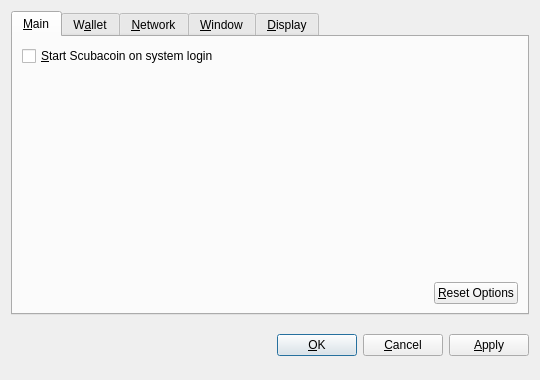
<?xml version="1.0" encoding="UTF-8"?>
<ui version="4.0">
 <class>OptionsDialog</class>
 <widget class="QDialog" name="OptionsDialog">
  <property name="geometry">
   <rect>
    <x>0</x>
    <y>0</y>
    <width>540</width>
    <height>380</height>
   </rect>
  </property>
  <property name="windowTitle">
   <string>Options</string>
  </property>
  <property name="modal">
   <bool>true</bool>
  </property>
  <layout class="QVBoxLayout" name="verticalLayout">
   <item>
    <widget class="QTabWidget" name="tabWidget">
     <property name="tabPosition">
      <enum>QTabWidget::North</enum>
     </property>
     <property name="currentIndex">
      <number>0</number>
     </property>
     <widget class="QWidget" name="tabMain">
      <attribute name="title">
       <string>&amp;Main</string>
      </attribute>
      <layout class="QVBoxLayout" name="verticalLayout_Main">
       <item>
        <widget class="QCheckBox" name="bitcoinAtStartup">
         <property name="toolTip">
          <string>Automatically start Scubacoin after logging in to the system.</string>
         </property>
         <property name="text">
          <string>&amp;Start Scubacoin on system login</string>
         </property>
        </widget>
       </item>
       <item>
        <spacer name="verticalSpacer_Main">
         <property name="orientation">
          <enum>Qt::Vertical</enum>
         </property>
         <property name="sizeHint" stdset="0">
          <size>
           <width>20</width>
           <height>40</height>
          </size>
         </property>
        </spacer>
       </item>
       <item>
        <layout class="QHBoxLayout" name="horizontalLayout_2_Main">
         <item>
          <spacer name="horizontalSpacer_2_Main">
           <property name="orientation">
            <enum>Qt::Horizontal</enum>
           </property>
           <property name="sizeHint" stdset="0">
            <size>
             <width>40</width>
             <height>20</height>
            </size>
           </property>
          </spacer>
         </item>
         <item>
          <widget class="QPushButton" name="resetButton">
           <property name="toolTip">
            <string>Reset all client options to default.</string>
           </property>
           <property name="text">
            <string>&amp;Reset Options</string>
           </property>
           <property name="autoDefault">
            <bool>false</bool>
           </property>
          </widget>
         </item>
        </layout>
       </item>
      </layout>
     </widget>
     <widget class="QWidget" name="tabWallet">
      <attribute name="title">
       <string>W&amp;allet</string>
      </attribute>
      <layout class="QVBoxLayout" name="verticalLayout_Network">
       <item>
        <widget class="QLabel" name="transactionFeeInfoLabel">
         <property name="text">
          <string>Optional transaction fee per kB that helps make sure your transactions are processed quickly. Most transactions are 1 kB.</string>
         </property>
         <property name="textFormat">
          <enum>Qt::PlainText</enum>
         </property>
         <property name="wordWrap">
          <bool>true</bool>
         </property>
        </widget>
       </item>
       <item>
        <layout class="QHBoxLayout" name="horizontalLayout_1_Main">
         <item>
          <widget class="QLabel" name="transactionFeeLabel">
           <property name="text">
            <string>Pay transaction &amp;fee</string>
           </property>
           <property name="textFormat">
            <enum>Qt::PlainText</enum>
           </property>
           <property name="buddy">
            <cstring>transactionFee</cstring>
           </property>
          </widget>
         </item>
         <item>
          <widget class="BitcoinAmountField" name="transactionFee"/>
         </item>
         <item>
          <spacer name="horizontalSpacer_1_Main">
           <property name="orientation">
            <enum>Qt::Horizontal</enum>
           </property>
           <property name="sizeHint" stdset="0">
            <size>
             <width>40</width>
             <height>20</height>
            </size>
           </property>
          </spacer>
         </item>
        </layout>
       </item>
       <item>
        <widget class="QLabel" name="label">
         <property name="text">
          <string>If you disable the spending of unconfirmed change, the change from a transaction cannot be used until that transaction has at least one confirmation. This also affects how your balance is computed.</string>
         </property>
         <property name="wordWrap">
          <bool>true</bool>
         </property>
        </widget>
       </item>
       <item>
        <widget class="QCheckBox" name="spendZeroConfChange">
         <property name="text">
          <string>Spend unconfirmed change  (experts only)</string>
         </property>
        </widget>
       </item>
       <item>
        <spacer name="verticalSpacer">
         <property name="orientation">
          <enum>Qt::Vertical</enum>
         </property>
         <property name="sizeHint" stdset="0">
          <size>
           <width>20</width>
           <height>40</height>
          </size>
         </property>
        </spacer>
       </item>
      </layout>
     </widget>
     <widget class="QWidget" name="tabNetwork">
      <attribute name="title">
       <string>&amp;Network</string>
      </attribute>
      <layout class="QVBoxLayout" name="verticalLayout_Network">
       <item>
        <widget class="QCheckBox" name="mapPortUpnp">
         <property name="toolTip">
          <string>Automatically open the Scubacoin client port on the router. This only works when your router supports UPnP and it is enabled.</string>
         </property>
         <property name="text">
          <string>Map port using &amp;UPnP</string>
         </property>
        </widget>
       </item>
       <item>
        <widget class="QCheckBox" name="connectSocks">
         <property name="toolTip">
          <string>Connect to the Scubacoin network through a SOCKS proxy (e.g. when connecting through Tor).</string>
         </property>
         <property name="text">
          <string>&amp;Connect through SOCKS proxy:</string>
         </property>
        </widget>
       </item>
       <item>
        <layout class="QHBoxLayout" name="horizontalLayout_Network">
         <item>
          <widget class="QLabel" name="proxyIpLabel">
           <property name="text">
            <string>Proxy &amp;IP:</string>
           </property>
           <property name="textFormat">
            <enum>Qt::PlainText</enum>
           </property>
           <property name="buddy">
            <cstring>proxyIp</cstring>
           </property>
          </widget>
         </item>
         <item>
          <widget class="QValidatedLineEdit" name="proxyIp">
           <property name="maximumSize">
            <size>
             <width>140</width>
             <height>16777215</height>
            </size>
           </property>
           <property name="toolTip">
            <string>IP address of the proxy (e.g. 127.0.0.1)</string>
           </property>
          </widget>
         </item>
         <item>
          <widget class="QLabel" name="proxyPortLabel">
           <property name="text">
            <string>&amp;Port:</string>
           </property>
           <property name="textFormat">
            <enum>Qt::PlainText</enum>
           </property>
           <property name="buddy">
            <cstring>proxyPort</cstring>
           </property>
          </widget>
         </item>
         <item>
          <widget class="QLineEdit" name="proxyPort">
           <property name="maximumSize">
            <size>
             <width>55</width>
             <height>16777215</height>
            </size>
           </property>
           <property name="toolTip">
            <string>Port of the proxy (e.g. 9050)</string>
           </property>
          </widget>
         </item>
         <item>
          <widget class="QLabel" name="socksVersionLabel">
           <property name="text">
            <string>SOCKS &amp;Version:</string>
           </property>
           <property name="textFormat">
            <enum>Qt::PlainText</enum>
           </property>
           <property name="buddy">
            <cstring>socksVersion</cstring>
           </property>
          </widget>
         </item>
         <item>
          <widget class="QValueComboBox" name="socksVersion">
           <property name="toolTip">
            <string>SOCKS version of the proxy (e.g. 5)</string>
           </property>
          </widget>
         </item>
         <item>
          <spacer name="horizontalSpacer_Network">
           <property name="orientation">
            <enum>Qt::Horizontal</enum>
           </property>
           <property name="sizeHint" stdset="0">
            <size>
             <width>40</width>
             <height>20</height>
            </size>
           </property>
          </spacer>
         </item>
        </layout>
       </item>
       <item>
        <spacer name="verticalSpacer_Network">
         <property name="orientation">
          <enum>Qt::Vertical</enum>
         </property>
         <property name="sizeHint" stdset="0">
          <size>
           <width>20</width>
           <height>40</height>
          </size>
         </property>
        </spacer>
       </item>
      </layout>
     </widget>
     <widget class="QWidget" name="tabWindow">
      <attribute name="title">
       <string>&amp;Window</string>
      </attribute>
      <layout class="QVBoxLayout" name="verticalLayout_Window">
       <item>
        <widget class="QCheckBox" name="minimizeToTray">
         <property name="toolTip">
          <string>Show only a tray icon after minimizing the window.</string>
         </property>
         <property name="text">
          <string>&amp;Minimize to the tray instead of the taskbar</string>
         </property>
        </widget>
       </item>
       <item>
        <widget class="QCheckBox" name="minimizeOnClose">
         <property name="toolTip">
          <string>Minimize instead of exit the application when the window is closed. When this option is enabled, the application will be closed only after selecting Quit in the menu.</string>
         </property>
         <property name="text">
          <string>M&amp;inimize on close</string>
         </property>
        </widget>
       </item>
       <item>
        <spacer name="verticalSpacer_Window">
         <property name="orientation">
          <enum>Qt::Vertical</enum>
         </property>
         <property name="sizeHint" stdset="0">
          <size>
           <width>20</width>
           <height>40</height>
          </size>
         </property>
        </spacer>
       </item>
      </layout>
     </widget>
     <widget class="QWidget" name="tabDisplay">
      <attribute name="title">
       <string>&amp;Display</string>
      </attribute>
      <layout class="QVBoxLayout" name="verticalLayout_Display">
       <item>
        <layout class="QHBoxLayout" name="horizontalLayout_1_Display">
         <item>
          <widget class="QLabel" name="langLabel">
           <property name="text">
            <string>User Interface &amp;language:</string>
           </property>
           <property name="textFormat">
            <enum>Qt::PlainText</enum>
           </property>
           <property name="buddy">
            <cstring>lang</cstring>
           </property>
          </widget>
         </item>
         <item>
          <widget class="QValueComboBox" name="lang">
           <property name="toolTip">
            <string>The user interface language can be set here. This setting will take effect after restarting Scubacoin.</string>
           </property>
          </widget>
         </item>
        </layout>
       </item>
       <item>
        <layout class="QHBoxLayout" name="horizontalLayout_2_Display">
         <item>
          <widget class="QLabel" name="unitLabel">
           <property name="text">
            <string>&amp;Unit to show amounts in:</string>
           </property>
           <property name="textFormat">
            <enum>Qt::PlainText</enum>
           </property>
           <property name="buddy">
            <cstring>unit</cstring>
           </property>
          </widget>
         </item>
         <item>
          <widget class="QValueComboBox" name="unit">
           <property name="toolTip">
            <string>Choose the default subdivision unit to show in the interface and when sending coins.</string>
           </property>
          </widget>
         </item>
        </layout>
       </item>
       <item>
        <widget class="QCheckBox" name="displayAddresses">
         <property name="toolTip">
          <string>Whether to show Scubacoin addresses in the transaction list or not.</string>
         </property>
         <property name="text">
          <string>&amp;Display addresses in transaction list</string>
         </property>
        </widget>
       </item>
       <item>
        <widget class="QCheckBox" name="coinControlFeatures">
         <property name="toolTip">
          <string>Whether to show coin control features or not.</string>
         </property>
         <property name="text">
          <string>Display coin &amp;control features (experts only!)</string>
         </property>
        </widget>
       </item>
       <item>
        <spacer name="verticalSpacer_Display">
         <property name="orientation">
          <enum>Qt::Vertical</enum>
         </property>
         <property name="sizeHint" stdset="0">
          <size>
           <width>20</width>
           <height>40</height>
          </size>
         </property>
        </spacer>
       </item>
      </layout>
     </widget>
    </widget>
   </item>
   <item>
    <layout class="QHBoxLayout" name="horizontalLayout_Buttons">
     <item>
      <spacer name="horizontalSpacer_1">
       <property name="orientation">
        <enum>Qt::Horizontal</enum>
       </property>
       <property name="sizeHint" stdset="0">
        <size>
         <width>40</width>
         <height>48</height>
        </size>
       </property>
      </spacer>
     </item>
     <item>
      <widget class="QLabel" name="statusLabel">
       <property name="font">
        <font>
         <weight>75</weight>
         <bold>true</bold>
        </font>
       </property>
       <property name="text">
        <string/>
       </property>
       <property name="textFormat">
        <enum>Qt::PlainText</enum>
       </property>
       <property name="wordWrap">
        <bool>true</bool>
       </property>
      </widget>
     </item>
     <item>
      <spacer name="horizontalSpacer_2">
       <property name="orientation">
        <enum>Qt::Horizontal</enum>
       </property>
       <property name="sizeHint" stdset="0">
        <size>
         <width>40</width>
         <height>48</height>
        </size>
       </property>
      </spacer>
     </item>
     <item>
      <widget class="QPushButton" name="okButton">
       <property name="text">
        <string>&amp;OK</string>
       </property>
      </widget>
     </item>
     <item>
      <widget class="QPushButton" name="cancelButton">
       <property name="text">
        <string>&amp;Cancel</string>
       </property>
       <property name="autoDefault">
        <bool>false</bool>
       </property>
      </widget>
     </item>
     <item>
      <widget class="QPushButton" name="applyButton">
       <property name="text">
        <string>&amp;Apply</string>
       </property>
       <property name="autoDefault">
        <bool>false</bool>
       </property>
      </widget>
     </item>
    </layout>
   </item>
  </layout>
 </widget>
 <customwidgets>
  <customwidget>
   <class>BitcoinAmountField</class>
   <extends>QSpinBox</extends>
   <header>bitcoinamountfield.h</header>
  </customwidget>
  <customwidget>
   <class>QValueComboBox</class>
   <extends>QComboBox</extends>
   <header>qvaluecombobox.h</header>
  </customwidget>
  <customwidget>
   <class>QValidatedLineEdit</class>
   <extends>QLineEdit</extends>
   <header>qvalidatedlineedit.h</header>
  </customwidget>
 </customwidgets>
 <resources/>
 <connections/>
</ui>
